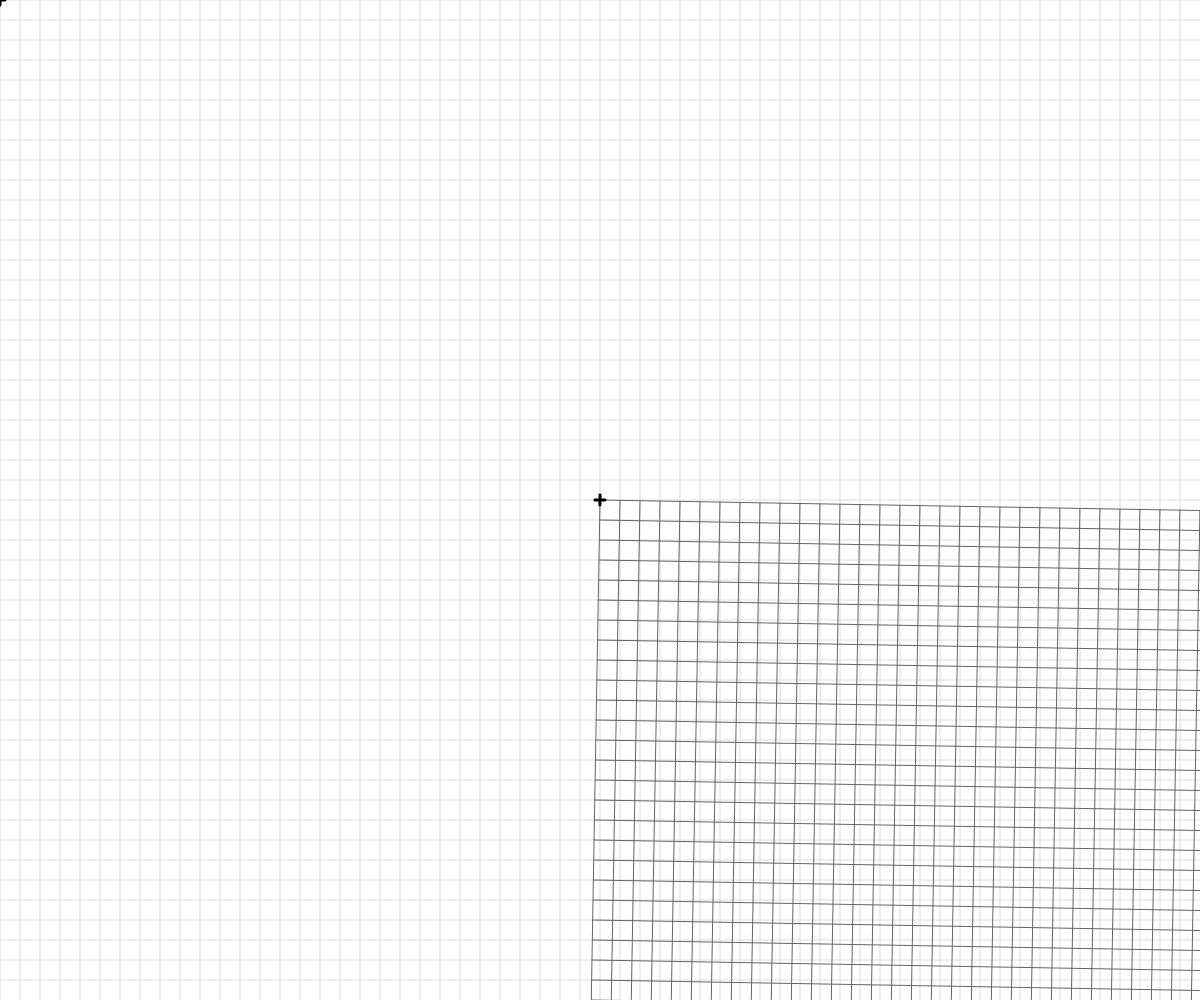
Frame 1 (no input)
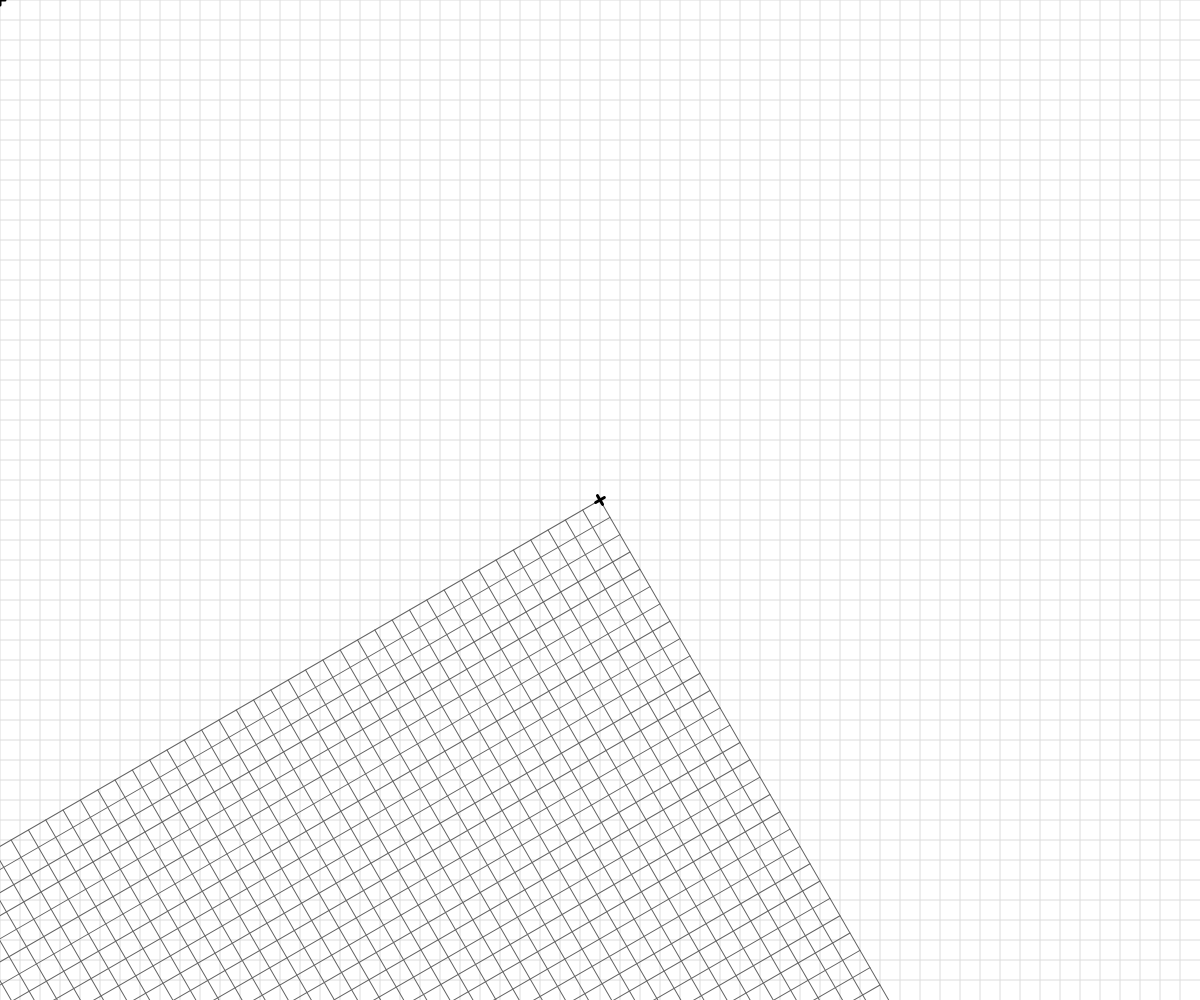
Frame 60 (no input)
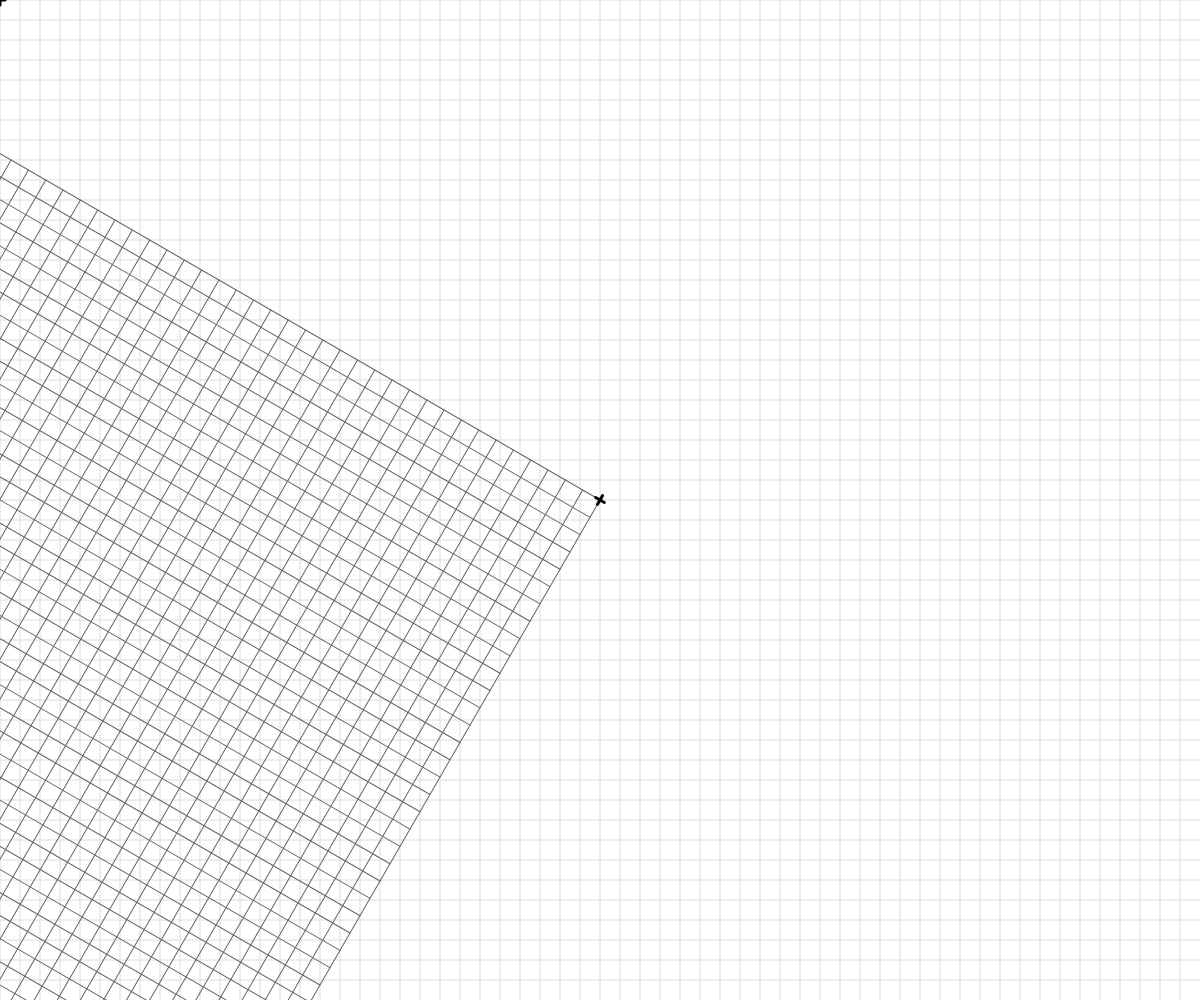
Frame 120 (the mouse pressed at the canvas centre since frame 60)

The p5.js sketch that drew these frames (run headless with seeded random() and noise() and a simulated clock; from frame 60 on, the mouse is pressed at the canvas centre):

// p5.js sketch
// ── sketch.js
// Basic Transformations Sandbox


let originalSpacing = 20;


function setup() {
  createCanvas(windowWidth, windowHeight);
}

function draw() {
  background(255);
  drawBasicGrid(220);


  //transformation one: TRANSLATION
  // push();
  // translate(100,100);
  // rectangleRed(0,0);
  // pop();
  // rectangleBlue(0,0);
  // drawBasicGrid(100);


  //transformation two: SCALE
  // rectMode(CORNER);
  // rectangleRed(40,0);

  // let scaleAmount = 2;
  // translate(100,100);
  // scale(scaleAmount);
  // drawBasicGrid(100);
  // rectMode(CENTER);
  // rectangleBlue(0,0);


  // //transformation three: ROTATION
  rectMode(CENTER);
  translate(width/2,height/2);
  rotate(radians(frameCount));
  drawBasicGrid(100);
 


  //Combinations of Transformations
  // push();
  // translate(50,50);
  // scale(2);
  // rotate(radians(10));
  // face(200,200);


  // pop();
  

}


function face(x, y) {
  //draw a face at x,y
  push();
  translate(x,y);
  ellipseMode(CENTER);
  fill(200,200,0);
  stroke(0);
  ellipse(0,0,80,80);
  fill(90, 140, 30, 220);
  triangle(-20, 20, 20, 20, 0, 30);
  fill(0);
  ellipse(-25,0,10,10);
  ellipse(25,0,10,10);
  strokeWeight(5);
  line(-30,-10,30,-10);
  strokeWeight(1);
  pop();

}

function rectangleRed(x, y) {
  //draw a red rectangle at x,y (sized 50 pixels square) - to visualize what happens to the coordinate system
  //when different basic transformations are applied.
  noStroke();
  fill(255, 0, 0, 150);
  rect(x, y, 50, 50);

}

function rectangleBlue(x, y) {
  //draw a red rectangle at x,y (sized 50 pixels square) - to visualize what happens to the coordinate system
  //when different basic transformations are applied.
  noStroke();
  fill(0, 0, 255, 150);
  rect(x, y, 50, 50);

}

function drawBasicGrid(shade) {
  //draw the normal cartesian Coordinate Grid, in a light color. Spaced at 20 px by default
  stroke(shade);
  for (let x = 0; x < width; x += 20) {
    line(x, 0, x, height);
  }
  for (let y = 0; y < height; y += 20) {
    line(0, y, width, y);
  }

  //Draw "X" at the origin
  strokeWeight(3);
  stroke(0);
  line(-5,0,5,0);
  line(0,5,0,-5);
  strokeWeight(1);
}
